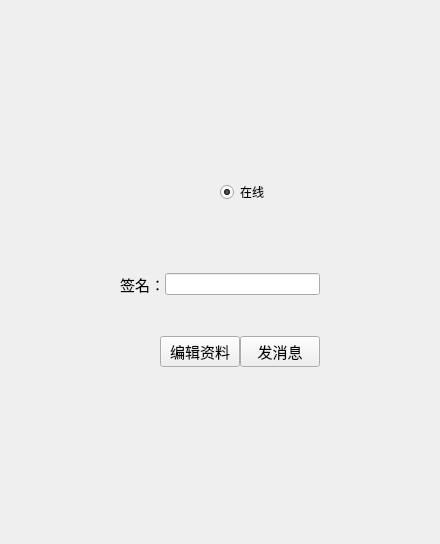
      <widget class="QWidget" name="page">
       <layout class="QVBoxLayout" name="verticalLayout_9">
        <property name="spacing">
         <number>0</number>
        </property>
        <property name="leftMargin">
         <number>120</number>
        </property>
        <property name="topMargin">
         <number>120</number>
        </property>
        <property name="rightMargin">
         <number>120</number>
        </property>
        <property name="bottomMargin">
         <number>120</number>
        </property>
        <item>
         <layout class="QHBoxLayout" name="horizontalLayout_4">
          <property name="spacing">
           <number>0</number>
          </property>
          <item>
           <widget class="QLabel" name="head_label">
            <property name="maximumSize">
             <size>
              <width>80</width>
              <height>80</height>
             </size>
            </property>
            <property name="text">
             <string/>
            </property>
            <property name="pixmap">
             <pixmap>贴图/chushijiemian.png</pixmap>
            </property>
            <property name="scaledContents">
             <bool>true</bool>
            </property>
           </widget>
          </item>
          <item>
           <layout class="QVBoxLayout" name="verticalLayout_8">
            <property name="spacing">
             <number>0</number>
            </property>
            <property name="leftMargin">
             <number>20</number>
            </property>
            <property name="topMargin">
             <number>15</number>
            </property>
            <property name="bottomMargin">
             <number>15</number>
            </property>
            <item>
             <widget class="QLabel" name="name">
              <property name="font">
               <font>
                <pointsize>20</pointsize>
               </font>
              </property>
              <property name="text">
               <string/>
              </property>
             </widget>
            </item>
            <item>
             <widget class="QLabel" name="qq_number">
              <property name="text">
               <string/>
              </property>
             </widget>
            </item>
            <item>
             <widget class="QRadioButton" name="radioButton">
              <property name="text">
               <string>在线</string>
              </property>
              <property name="checkable">
               <bool>true</bool>
              </property>
              <property name="checked">
               <bool>true</bool>
              </property>
             </widget>
            </item>
           </layout>
          </item>
         </layout>
        </item>
        <item>
         <layout class="QHBoxLayout" name="horizontalLayout_5">
          <property name="spacing">
           <number>0</number>
          </property>
          <property name="bottomMargin">
           <number>40</number>
          </property>
          <item>
           <widget class="QLabel" name="sex">
            <property name="text">
             <string/>
            </property>
           </widget>
          </item>
          <item>
           <widget class="QLabel" name="age">
            <property name="text">
             <string/>
            </property>
           </widget>
          </item>
          <item>
           <widget class="QLabel" name="birthday">
            <property name="text">
             <string/>
            </property>
           </widget>
          </item>
          <item>
           <widget class="QLabel" name="address">
            <property name="text">
             <string/>
            </property>
           </widget>
          </item>
         </layout>
        </item>
        <item>
         <layout class="QHBoxLayout" name="horizontalLayout_6">
          <property name="spacing">
           <number>0</number>
          </property>
          <property name="bottomMargin">
           <number>40</number>
          </property>
          <item>
           <widget class="QLabel" name="signature_label">
            <property name="font">
             <font>
              <pointsize>11</pointsize>
             </font>
            </property>
            <property name="text">
             <string>签名：</string>
            </property>
           </widget>
          </item>
          <item>
           <widget class="QLineEdit" name="signature">
            <property name="readOnly">
             <bool>true</bool>
            </property>
           </widget>
          </item>
         </layout>
        </item>
        <item>
         <layout class="QHBoxLayout" name="horizontalLayout_7">
          <property name="spacing">
           <number>0</number>
          </property>
          <property name="bottomMargin">
           <number>57</number>
          </property>
          <item>
           <spacer name="horizontalSpacer">
            <property name="orientation">
             <enum>Qt::Orientation::Horizontal</enum>
            </property>
            <property name="sizeHint" stdset="0">
             <size>
              <width>40</width>
              <height>20</height>
             </size>
            </property>
           </spacer>
          </item>
          <item>
           <widget class="QPushButton" name="edit_button">
            <property name="font">
             <font>
              <pointsize>11</pointsize>
             </font>
            </property>
            <property name="text">
             <string>编辑资料</string>
            </property>
           </widget>
          </item>
          <item>
           <widget class="QPushButton" name="pushButton">
            <property name="font">
             <font>
              <pointsize>11</pointsize>
             </font>
            </property>
            <property name="text">
             <string>发消息</string>
            </property>
           </widget>
          </item>
         </layout>
        </item>
       </layout>
      </widget>
